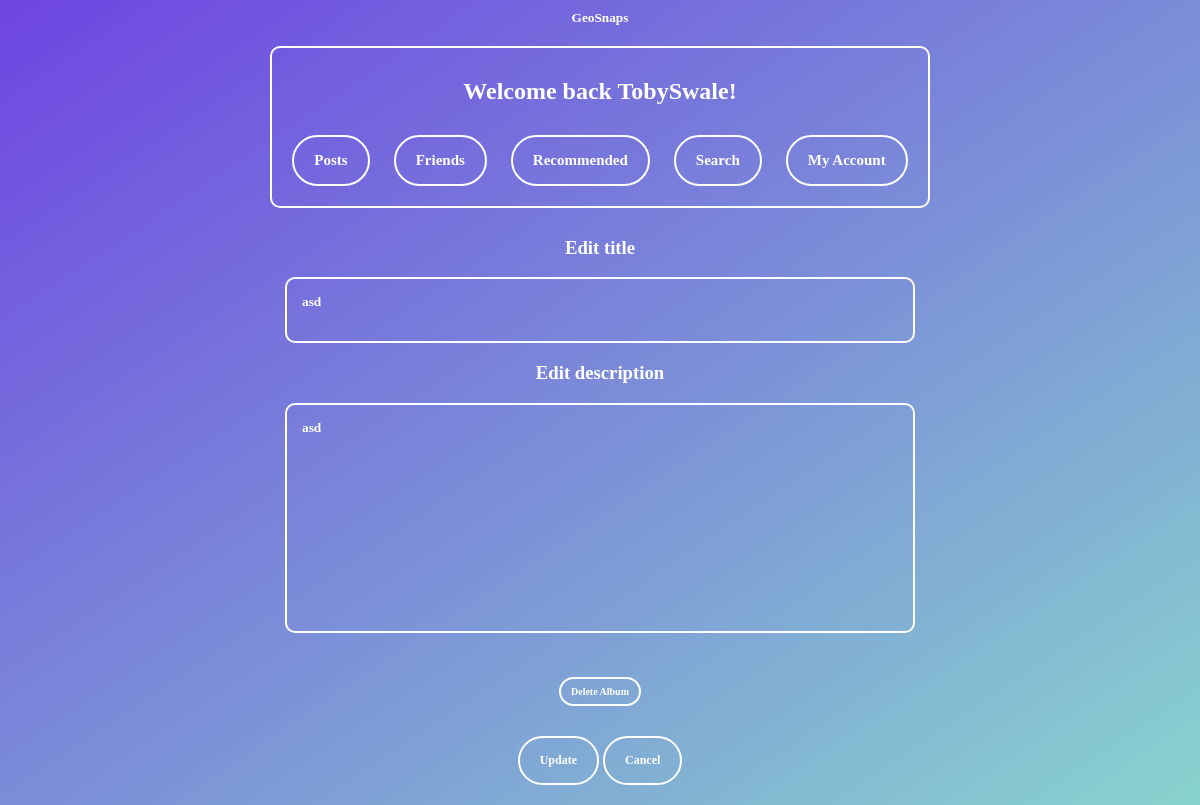
/editalbum?id=1477 (signed in), run on an earlier commit of the app's database.
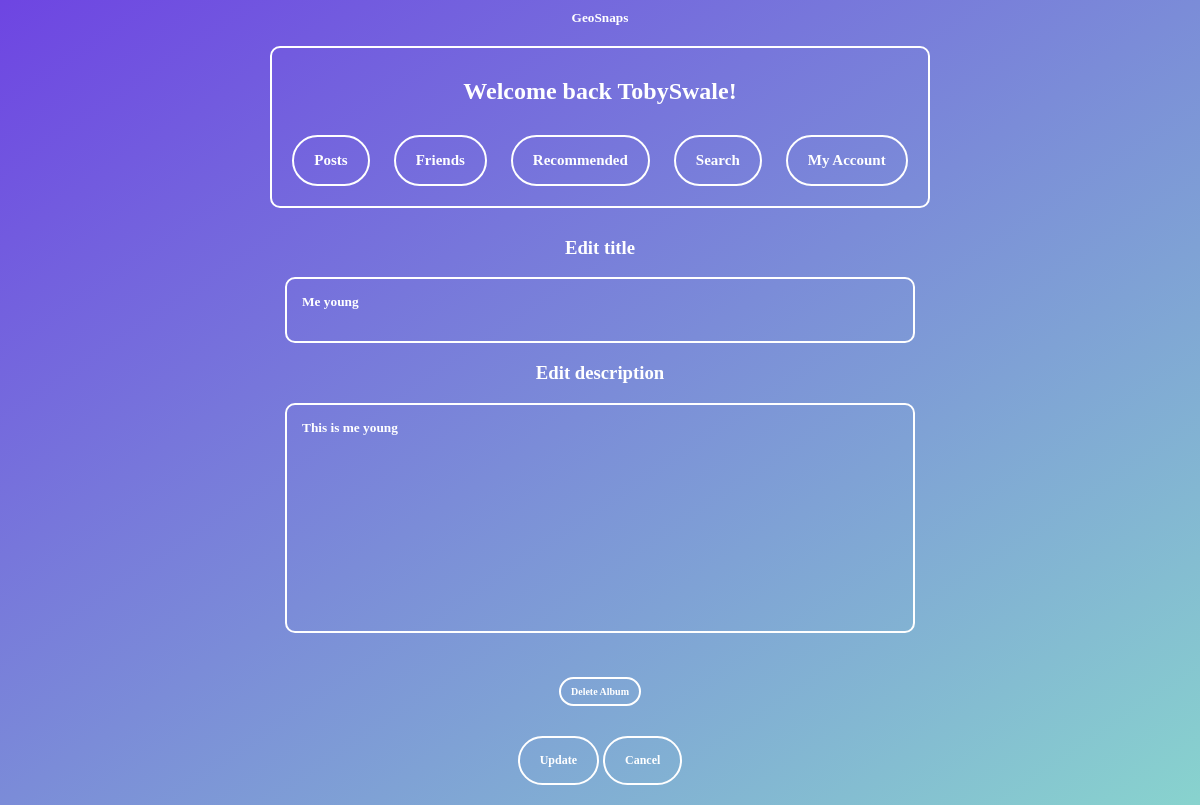
And on a later commit of the database.
### tables this page shows
CREATE TABLE "Posts" (
	"text"	TEXT,
	"timeposted"	TEXT,
	"user"	TEXT NOT NULL,
	"id"	INTEGER NOT NULL UNIQUE,
	"filename"	TEXT,
	"descr"	TEXT,
	"likes"	INTEGER DEFAULT 0,
	"dislikes"	INTEGER DEFAULT 0,
	"privacy"	TEXT,
	"lng"	TEXT,
	"lat"	TEXT,
	"album"	TEXT,
	"country"	TEXT,
	"city"	TEXT,
	PRIMARY KEY("id" AUTOINCREMENT)
);

### main.py (the view, shortened to what this page needs)
@web_site.route('/editalbum', methods=['GET', 'POST'])
def editalbum():
    albumid = request.args.get('id')
    username = session["username"]
    con = sqlite3.connect('database.db')
    sql = "SELECT user FROM Posts WHERE id = ?"
    cursor = con.cursor()
    cursor.execute(sql, (albumid,))
    getuser = cursor.fetchone()
    if not getuser:
        return render_template('404.html')
    if getuser[0] != username:
        return render_template('404.html')
    con.row_factory = sqlite3.Row
    sql = "SELECT * FROM Posts WHERE id = ?"
    cursor = con.cursor()
    cursor.execute(sql, (albumid,))
    rows = cursor.fetchall()
    return render_template("editalbum.html", rows=rows, albumid=albumid)

### templates/editalbum.html
{% extends 'base.html' %}
{% block content %}
<form method="POST">
{% for row in rows %}
  <h3>Edit title</h3>
  <p><textarea class="textareatitle" name="text" placeholder="Enter text here" maxlength="100">{{row["text"]}}</textarea></p>
  <h3>Edit description</h3>
  <p><textarea class="textareadescr" name="description" placeholder="Enter text here" maxlength="250">{{row["descr"]}}</textarea></p><br>
  <a href ='/deletealbum?id={{albumid}}' class="linkbuttonsmall">Delete Album</a>
  <p><input type="submit" value="Update"><input type="submit" name="cancel" value="Cancel"></p>
{% endfor %}
</form>
{% endblock %}

### templates/base.html (shortened to what this page needs)
<html>
<head>
<link href="/static/style.css" rel="stylesheet">
</head>
<body>
<a href='/GeoSnaps' style="display: block; text-decoration: none; color: white; pointer-events: none;">
  <h5 style="margin: 0px;">
    <span style="pointer-events: auto;">GeoSnaps</span>
  </h5>
</a>
<div class="buttonbox">
  {% if session["username"] %}
    <h2>Welcome back {{ session["username"] }}!</h2>
    <a href ='/allposts' class="linkbutton">Posts</a>
    <a href ='/friends' class="linkbutton">Friends</a>
    <a href ='/recommended' class="linkbutton">Recommended</a>
    <a href ='/search' class="linkbutton">Search</a>
    <a href ='/account' class="linkbutton">My Account</a>
  {% else %}
    <h2>You are not logged in</h2>
    <a href ='/Index' class="linkbutton">Register</a>
    <a href ='/login' class="linkbutton">Login</a>
  {% endif %}
</div>
  {% block content %}{% endblock %}
</body>
</html>

What changed in the data, as far as the page shows it:
changed Posts "TobySwale": text "asd" → "Me young"; description "asd" → "This is me young"
